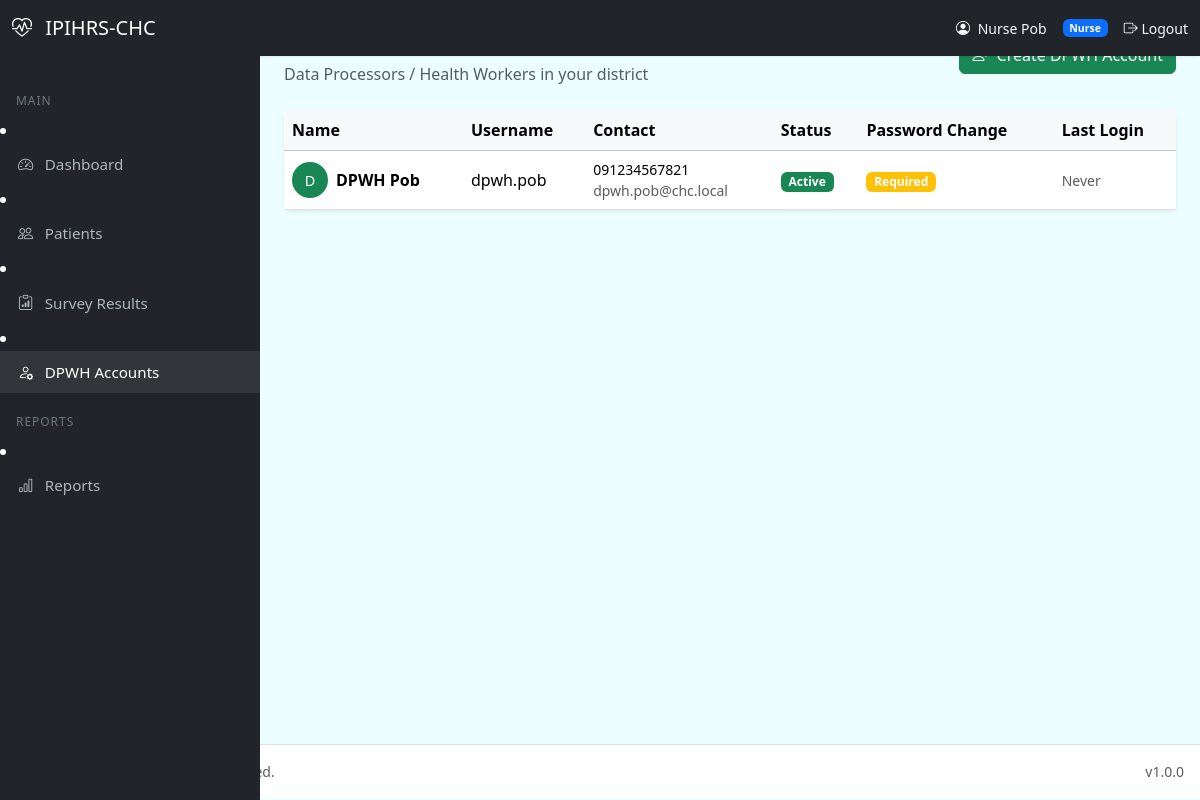
The page /nurse/dpwh_accounts.php (signed in) on the database its author committed.
### tables this page shows
CREATE TABLE IF NOT EXISTS users (
    user_id INT UNSIGNED AUTO_INCREMENT PRIMARY KEY,
    username VARCHAR(60) NOT NULL UNIQUE,
    password_hash VARCHAR(255) NOT NULL,
    email VARCHAR(180) NULL,
    full_name VARCHAR(150) NOT NULL,
    contact_number VARCHAR(50) NULL,
    role ENUM('admin','nurse','dpwh') NOT NULL,
    district_id INT UNSIGNED NULL,
    status ENUM('active','inactive') NOT NULL DEFAULT 'active',
    force_password_change TINYINT(1) NOT NULL DEFAULT 0,
    last_login DATETIME NULL,
    created_by INT UNSIGNED NULL,
    created_at DATETIME NOT NULL DEFAULT CURRENT_TIMESTAMP,
    updated_at DATETIME NOT NULL DEFAULT CURRENT_TIMESTAMP ON UPDATE CURRENT_TIMESTAMP,

    INDEX idx_users_role (role),
    INDEX idx_users_district (district_id),
    INDEX idx_users_status (status),

    CONSTRAINT fk_users_district
        FOREIGN KEY (district_id) REFERENCES districts(district_id)
        ON DELETE SET NULL
        ON UPDATE CASCADE
);

### includes/helpers.php (called while the page is built, shortened)
<?php
if (!function_exists('url')) {
    function url(string $path = ''): string {
        return rtrim(APP_URL, '/\\') . '/' . ltrim($path, '/\\');
    }
}
if (!function_exists('e')) {
    function e(?string $value): string {
        return htmlspecialchars((string)($value ?? ''), ENT_QUOTES | ENT_HTML5, 'UTF-8');
    }
}

### nurse/dpwh_accounts.php (the view, shortened to what this page needs)
<?php
require_once __DIR__ . '/../includes/helpers.php';
require_once __DIR__ . '/../includes/header.php';
$pdo = Database::getConnection();
$districtId = (int)($_SESSION['district_id'] ?? 0);
$stmt = $pdo->prepare("
    SELECT user_id, username, full_name, email, contact_number, status, force_password_change, last_login, created_at
    FROM users
    WHERE district_id = :district_id AND role = 'dpwh'
    ORDER BY status DESC, full_name
");
$stmt->execute([':district_id' => $districtId]);
$dpwhAccounts = $stmt->fetchAll();
require_once __DIR__ . '/../includes/sidebar.php';
?>
<div class="main-content">
    <div class="d-flex flex-column flex-md-row justify-content-between align-items-md-center mb-4 gap-2">
        <div>
            <h2 class="mb-0">DPWH Accounts</h2>
            <p class="text-muted mb-0">Data Processors / Health Workers in your district</p>
        </div>
        <a href="<?= e(url('nurse/dpwh_form.php')) ?>" class="btn btn-success">
        </a>
    </div>
    <div class="card border-0 shadow-sm">
        <div class="card-body p-0">
            <div class="table-responsive">
                <table class="table table-hover align-middle mb-0">
                    <thead class="table-light">
                        <tr>
                            <th>Name</th>
                            <th>Username</th>
                            <th>Contact</th>
                            <th>Status</th>
                            <th>Password Change</th>
                            <th>Last Login</th>
                        </tr>
                    </thead>
                    <tbody>
                        <?php if (!$dpwhAccounts): ?>
                            <tr><td colspan="6" class="text-center text-muted py-4">No DPWH accounts found.</td></tr>
                        <?php else: ?>
                            <?php foreach ($dpwhAccounts as $dpwh): ?>
                                <tr>
                                    <td>
                                        <div class="d-flex align-items-center gap-2">
                                            <div class="avatar bg-success text-white rounded-circle d-flex align-items-center justify-content-center" style="width:36px;height:36px;font-size:0.9rem;">
                                                <?= e(strtoupper(mb_substr($dpwh['full_name'], 0, 1))) ?>
                                            </div>
                                            <span class="fw-semibold"><?= e($dpwh['full_name']) ?></span>
                                        </div>
                                    </td>
                                    <td><?= e($dpwh['username']) ?></td>
                                    <td>
                                        <div class="small"><?= e($dpwh['contact_number'] ?? '') ?></div>
                                        <div class="small text-muted"><?= e($dpwh['email'] ?? '') ?></div>
                                    </td>
                                    <td>
                                        <span class="badge bg-<?= $dpwh['status'] === 'active' ? 'success' : 'secondary' ?>">
                                            <?= e(ucfirst($dpwh['status'])) ?>
                                        </span>
                                    </td>
                                    <td>
                                        <?php if ($dpwh['force_password_change']): ?>
                                            <span class="badge bg-warning">Required</span>
                                        <?php else: ?>
                                            <span class="badge bg-success">Done</span>
                                        <?php endif; ?>
                                    </td>
                                    <td class="small text-muted"><?= e($dpwh['last_login'] ? format_datetime($dpwh['last_login']) : 'Never') ?></td>
                                </tr>
                            <?php endforeach; ?>
                        <?php endif; ?>
                    </tbody>
                </table>
            </div>
        </div>
    </div>
</div>
<?php require_once __DIR__ . '/../includes/footer.php'; ?>

### assets/css/app.css (style rules this page uses)
:root { --primary: #0284c7; --primary-dark: #026aa7; --color-primary: #0891b2; --color-primary-dark: #0e7490; --color-secondary: #22d3ee; --color-accent: #059669; --color-background: #ecfeff; --color-foreground: #164e63; --color-card: #ffffff; --color-card-foreground: #164e63; --color-muted: #e8f1f6; --color-muted-foreground: #475569; --color-border: #a5f3fc; --color-ring: #0891b2; --color-danger: #dc2626; --color-danger-foreground: #ffffff; --shadow-soft: 0 10px 40px rgba(8, 145, 178, 0.08); --shadow-card: 0 1px 2px rgba(15, 23, 42, 0.04), 0 6px 24px rgba(8, 145, 178, 0.06); --radius: 1.25rem; }
* { box-sizing: border-box; }
body { font-family: 'Figtree', system-ui, -apple-system, Segoe UI, Roboto, Helvetica, Arial, sans-serif; background: var(--color-background); color: var(--color-foreground); min-height: 100vh; margin: 0; }
.main-content { margin-left: 260px; padding: 1.5rem; min-height: calc(100vh - 56px); }

### rows shown on the page
users: full_name "D", full_name "DPWH Pob", username "dpwh.pob", contact_number "091234567821", email "dpwh.pob@chc.local", status "Active", force_password_change "Required", last_login "Never"

### other values the page prints
APP_SHORT_NAME "IPIHRS-CHC"
$currentUser['full_name'] "Nurse Pob"
$currentUser['role'] "Nurse"
$label "Dashboard Patients Survey Results DPWH Accounts Reports"
APP_VERSION "1.0.0"
